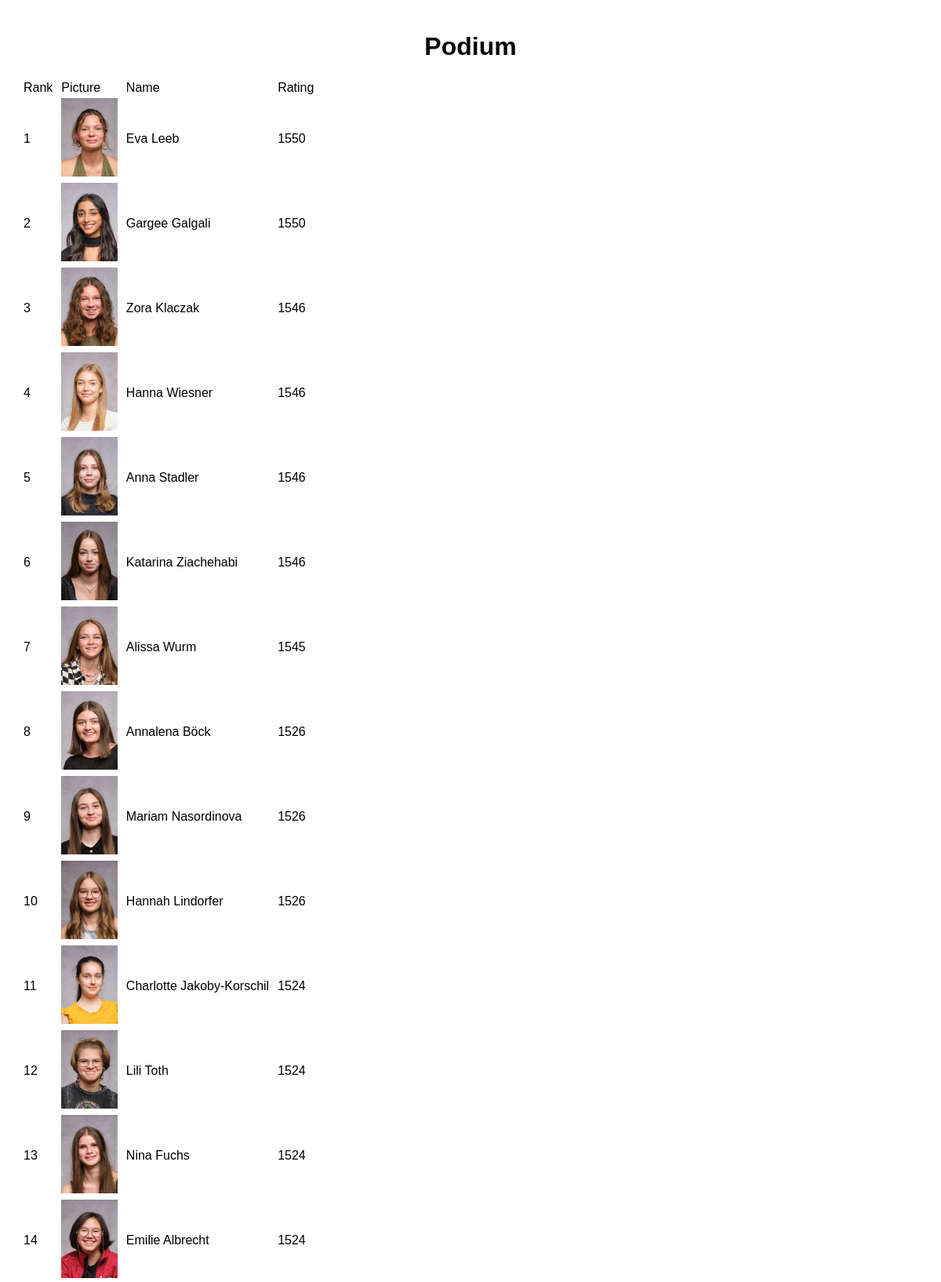
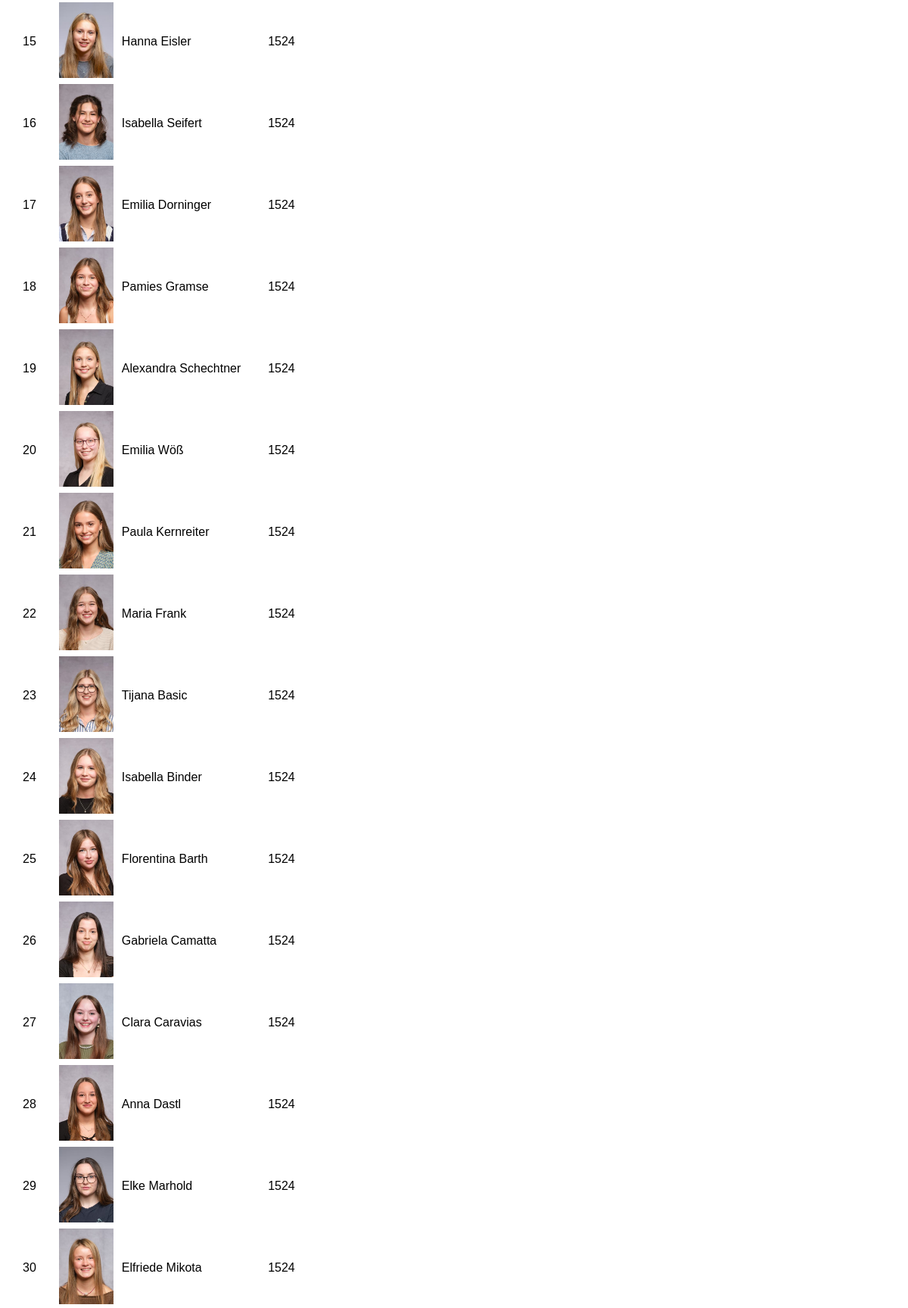
The page /podium (upper part) on the database its author committed (2 pictures, top to bottom).
### app.py (models this page shows)
class Picture(db.Model):
    id = db.Column(db.Integer, primary_key=True)
    filename = db.Column(db.String(120), unique=True, nullable=False)  # Ensure filenames are unique
    elo_rating = db.Column(db.Integer, default=1500)

### app.py (the view)
@app.route('/podium')
def podium():
    all_pictures = Picture.query.filter(
        Picture.elo_rating != 1500,
    ).order_by(Picture.elo_rating.desc()).all()
    podium_data = {
        rank + 1: {
            'filename': picture.filename,
            'elo_rating': round(picture.elo_rating)
        } for rank, picture in enumerate(all_pictures)
    }
    app.logger.info(f"Podium Data: {podium_data}")  # Log the podium data
    return render_template('podium.html', podium_data=podium_data)

### templates/podium.html (shortened to what this page needs)
<!DOCTYPE html>
<html lang="en">
<head>
    <link rel="stylesheet" href="{{ url_for('static', filename='podium.css') }}">
</head>
<body>
    <div class="container">
        <div class="podium-frame">
            <h1>Podium</h1>
            <div class="frame-frame">
                <table>
                    <thead>
                        <tr>
                            <th>Rank</th>
                            <th>Picture</th>
                            <th>Name</th>
                            <th>Rating</th>
                        </tr>
                    </thead>
                    <tbody>
                        {% for rank, entry in podium_data.items() %}
                        <tr>
                            <td>{{ rank }}</td>
                            <td>
                                <img src="{{ url_for('static', filename='uploads/' + entry['filename']) }}"
                                    alt="Picture" style="max-width: 100px; max-height: 100px;">
                            </td>
                            <td>{{ entry.filename.split('.')[0] }}</td>
                            <td class="elo-rating">{{ entry['elo_rating']|round|int }}</td>
                        </tr>
                        {% endfor %}
                    </tbody>
                </table>
            </div>
        </div>
    </div>
</body>
</html>

### static/podium.css (style rules this page uses)
body { font-family: Arial, sans-serif; margin: 0; }
th, td { font-weight: normal; text-align: left; padding-left: 8px; }
.podium-frame { text-align: center; padding: 20px; border: none; margin-top: 0px; }

### rows shown on the page
Picture: filename (picture), filename "Eva Leeb"
Picture: filename (picture), filename "Gargee Galgali"
Picture: filename (picture), filename "Zora Klaczak"
Picture: filename (picture), filename "Hanna Wiesner"
Picture: filename (picture), filename "Anna Stadler"
Picture: filename (picture), filename "Katarina Ziachehabi"
Picture: filename (picture), filename "Alissa Wurm"
Picture: filename (picture), filename "Annalena Böck"
Picture: filename (picture), filename "Mariam Nasordinova"
Picture: filename (picture), filename "Hannah Lindorfer"
Picture: filename (picture), filename "Charlotte Jakoby-Korschil"
Picture: filename (picture), filename "Lili Toth"
Picture: filename (picture), filename "Nina Fuchs"
Picture: filename (picture), filename "Emilie Albrecht"
Picture: filename (picture), filename "Hanna Eisler"
Picture: filename (picture), filename "Isabella Seifert"
Picture: filename (picture), filename "Emilia Dorninger"
Picture: filename (picture), filename "Pamies Gramse"
Picture: filename (picture), filename "Alexandra Schechtner"
Picture: filename (picture), filename "Emilia Wöß"
Picture: filename (picture), filename "Paula Kernreiter"
Picture: filename (picture), filename "Maria Frank"
Picture: filename (picture), filename "Tijana Basic"
Picture: filename (picture), filename "Isabella Binder"
Picture: filename (picture), filename "Florentina Barth"
Picture: filename (picture), filename "Gabriela Camatta"
Picture: filename (picture), filename "Clara Caravias"
Picture: filename (picture), filename "Anna Dastl"
Picture: filename (picture), filename "Elke Marhold"
Picture: filename (picture), filename "Elfriede Mikota"

### other values the page prints
{{ rank }} "1" "2" "3" "4" "5" "6" "7" "8" "9" "10" "11" "12" "13" "14" "15" "16" "17" "18" "19" "20" "21" "22" "23" "24" "25" "26" "27" "28" "29" "30"
{{ entry['elo_rating']|round|int }} "1550" "1550" "1546" "1546" "1546" "1546" "1545" "1526" "1526" "1526" "1524" "1524" "1524" "1524" "1524" "1524" "1524" "1524" "1524" "1524" "1524" "1524" "1524" "1524" "1524" "1524" "1524" "1524" "1524" "1524"
